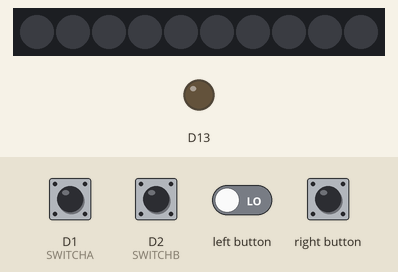
Recording of a sketch running on a simulated Adafruit Circuit Playground Express. Parts: 10 RGB LEDs in strip order, left to right, output pins drawn as LEDs (lit = HIGH). Inputs (shaded band) come from the test bench; at power-on: D1 (SWITCHA) HIGH, D2 (SWITCHB) HIGH. Dim RGB values are drawn brighter than linear; what the sketch prints to the serial monitor is not drawn.

Above: at 1.6 s.
1.7 s: D1 (SWITCHA) pulled LOW for 1 s
At 2.6 s:
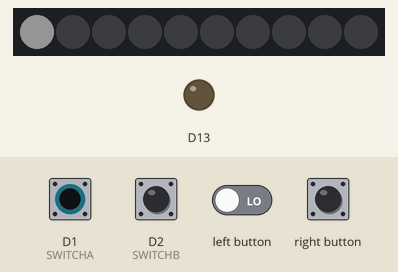
4.3 s: D2 (SWITCHB) pulled LOW for 1 s
At 5.0 s:
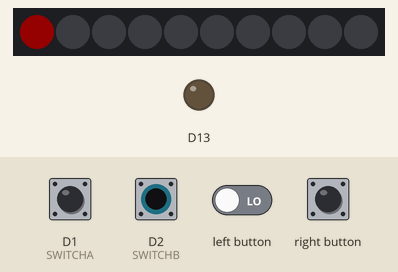
7.1 s: D1 (SWITCHA) pulled LOW for 1 s
At 8.2 s:
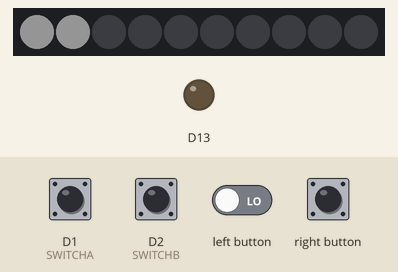
9.9 s: D2 (SWITCHB) driven LOW and left button driven HIGH
At 11.41 s:
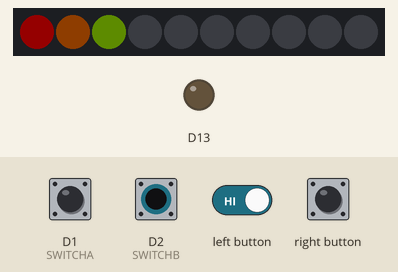
12.9 s: right button pressed for 1 s
At 13.81 s:
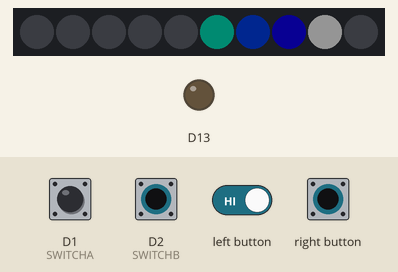
15.9 s: right button pressed for 0.25 s
At 16.62 s:
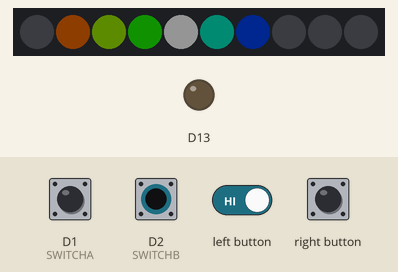
Timing chart, 0 to 18.9 s (numbered marks = the images above; inputs shaded):
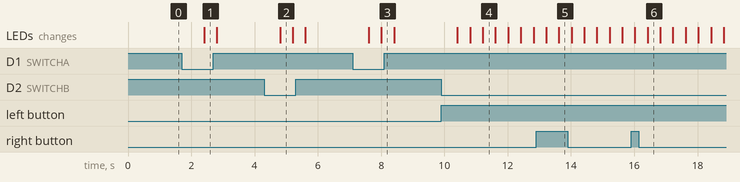

Measured:
- after the input at 1.7 s, the LEDs: change after 0.70 s (image 1)
- after the input at 4.3 s, the LEDs: change after 0.51 s (image 2)
- after the input at 7.1 s, the LEDs: first change after 0.51 s (image 3 shows a later state)
- after the input at 9.9 s, the LEDs: first change after 0.51 s (image 4 shows a later state)
- after the input at 12.9 s, the LEDs: first differ from a run without the input after 0.72 s (image 5)
- after the input at 15.9 s, the LEDs: first differ from a run without the input after 0.52 s (image 6)
- what the display in image 2 shows lasts 0.4 s, from 4.8 s to 5.2 s

The sketch:

GrandmaLamp.ino
```cpp
//Connect a switch between pin 1 and ground and pin 2 and ground.
//If connection between 1 and ground, then it'll make a white lamp.
//If connection between 2 and ground, it'll make a rainbow
//If no connection, it'll be off

#include <Adafruit_CircuitPlayground.h>
#include <Wire.h>
#include <SPI.h>
#define SWITCHA 1
#define SWITCHB 2

// we light one pixel at a time, this is our counter
uint8_t pixeln = 0;
boolean docolor = true;
boolean dowhite = false;


void setup() {
  //while (!Serial);
  Serial.begin(9600);
  Serial.println("Circuit Playground test!");
  CircuitPlayground.begin();
  pinMode(SWITCHA, INPUT_PULLUP);
  pinMode(SWITCHB, INPUT_PULLUP);

}


void loop() {
  // test Red #13 LED
 // CircuitPlayground.redLED(HIGH);
  delay(400);
  //CircuitPlayground.redLED(LOW);
  /************* TEST CAPTOUCH */
  /*Serial.print("Capsense #3: "); Serial.println(CircuitPlayground.readCap(3));
  Serial.print("Capsense #2: "); Serial.println(CircuitPlayground.readCap(2));
  Serial.print("Capsense #0: "); Serial.println(CircuitPlayground.readCap(0));
  Serial.print("Capsense #1: "); Serial.println(CircuitPlayground.readCap(1));
  Serial.print("Capsense #12: "); Serial.println(CircuitPlayground.readCap(12));
  Serial.print("Capsense #6: "); Serial.println(CircuitPlayground.readCap(6));
  Serial.print("Capsense #9: "); Serial.println(CircuitPlayground.readCap(9));
 Serial.print("Capsense #10: "); Serial.println(CircuitPlayground.readCap(10));*/

  /************* TEST SLIDE SWITCH */
 /* if (CircuitPlayground.slideSwitch()) {
    Serial.println("Slide to the left");
  } else {
    Serial.println("Slide to the right");
    CircuitPlayground.playTone(500 + pixeln * 500, 250);
  }
*/
  /************* TEST 10 NEOPIXELS */
  if (docolor) {
    CircuitPlayground.setPixelColor(pixeln++, CircuitPlayground.colorWheel(25 * pixeln));
    if(pixeln >3) {
      CircuitPlayground.setPixelColor(pixeln-4, 0, 0, 0);
    }
    if(pixeln == 2) {
       CircuitPlayground.setPixelColor(8, 0, 0, 0);
    }
     if(pixeln == 3) {
       CircuitPlayground.setPixelColor(9, 0, 0, 0);

    }

    if (pixeln >= 11) {
     pixeln = 0;
   //   CircuitPlayground.clearPixels();
    }
  }
 if(dowhite) {
      CircuitPlayground.setPixelColor(pixeln++, 255, 255, 255);
     if (pixeln >= 11) {
      pixeln = 0;
     }
  }
  /************* TEST BOTH BUTTONS */
  if (CircuitPlayground.leftButton() | digitalRead(SWITCHB)==LOW) {
    docolor = true;
    dowhite = false;
    //CircuitPlayground.clearPixels();
    //pixeln = 0;
  }
  if (CircuitPlayground.rightButton() | digitalRead(SWITCHA)==LOW) {
    docolor = false;
    dowhite = true;
   // pixeln = 0;

  }
  if (digitalRead(SWITCHB)==HIGH && digitalRead(SWITCHA)==HIGH) {
    CircuitPlayground.clearPixels();
    pixeln = 0;
    docolor = false;
    dowhite = false;
  }


}
```
